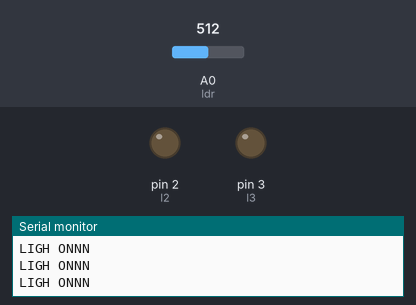
A sketch run on a simulated Arduino Uno, built with avr-gcc and run on an emulated ATmega328P. Parts: output pins drawn as LEDs (lit = HIGH), the last lines printed to the serial monitor. The test bench sets the inputs (shaded band); at power-on: A0 (ldr) = 512.

Above: at 1.3 s.
1.4 s: A0 (ldr) set to 311
2.9 s: A0 (ldr) set to 289
At 3.3 s:
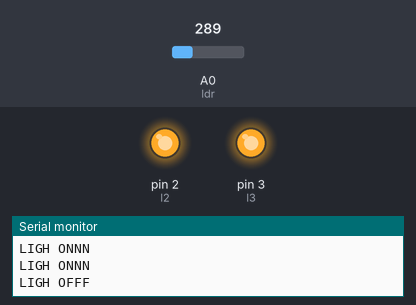
4.5 s: A0 (ldr) set to 306
At 5.7 s:
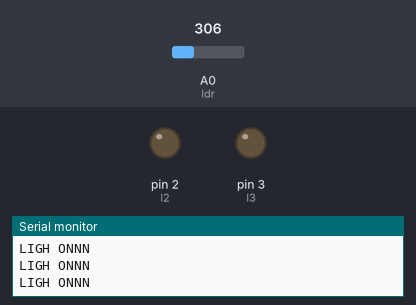
6.0 s: A0 (ldr) set to 290
At 6.8 s:
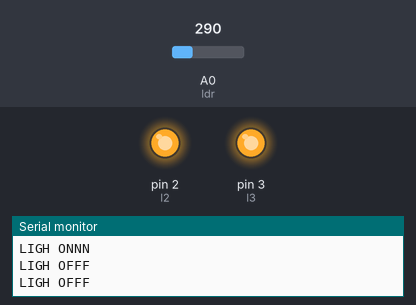
Timing chart, 0 to 8.5 s (numbered marks = the images above; inputs shaded):
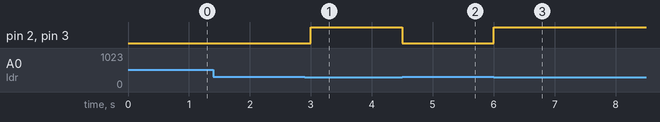

The sketch:

light_detector.ino
```cpp
const int l2 =2;
const int l3 =3;
const int ldr =A0;
void setup() {
  // put your setup code here, to run once:
pinMode(l2,OUTPUT);
    pinMode(l3,OUTPUT);
    Serial.begin(9600);
    pinMode(ldr,INPUT);
}

void loop() {
  int ldrstatus= analogRead(ldr);

  if(ldrstatus<=300){
    digitalWrite(l2,HIGH);
    digitalWrite(l3,HIGH);
    Serial.print("LIGH OFFF");
  }
  else{
    digitalWrite(l2,LOW);
    digitalWrite(l3,LOW);
     Serial.print("LIGH ONNN");

  }
  Serial.print("\n");
  delay(500);

  // put your main code here, to run repeatedly:

}
```

Measured:
- the behaviour switches between 301 and 300 on A0 (ldr) (found by bisection; images 0 and 1)
- after the input at 2.9 s, pin 2 (l2), pin 3 (l3): LOW → HIGH after 0.10 s
- after the input at 4.5 s, pin 2 (l2), pin 3 (l3): HIGH → LOW at once
- after the input at 6.0 s, pin 2 (l2), pin 3 (l3): LOW → HIGH at once
